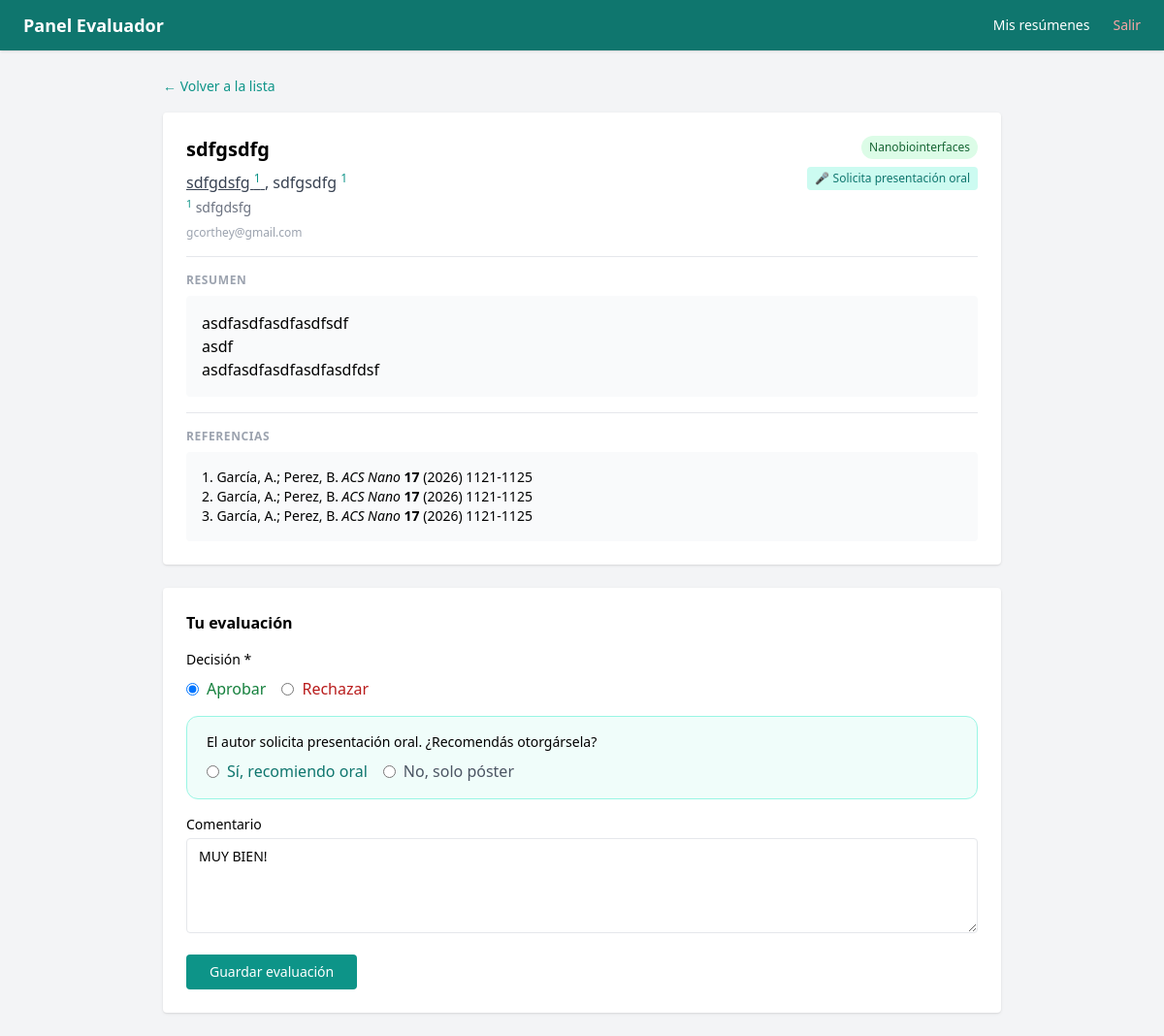
Screenshot of /eval/10 (signed in) with the database file from the repository.
### app/models.py (models this page shows)
class Abstract(Base):
    __tablename__ = "abstracts"
    id = Column(Integer, primary_key=True, index=True)
    titulo = Column(String, nullable=False)
    autor = Column(String, nullable=False)
    afiliacion = Column(String, nullable=False)
    email_autor = Column(String, nullable=False)
    contenido_html = Column(Text, nullable=False)
    presentacion_oral = Column(Integer, default=0)  # 1 = sí
    estado = Column(Enum(EstadoEnum), default=EstadoEnum.pendiente)
    fecha_envio = Column(DateTime, default=datetime.utcnow)
    reviews = relationship("Review", back_populates="abstract")
    asignaciones = relationship("Asignacion", back_populates="abstract")
    autores = relationship("Autor", back_populates="abstract", order_by="Autor.orden")
    afiliaciones = relationship("Afiliacion", back_populates="abstract", order_by="Afiliacion.orden")
    area_tematica = Column(String, nullable=True)
    referencias_html = Column(Text, nullable=True)
    tiene_referencias = Column(Integer, default=0)  # 1 = sí, 0 = no
    tipo_asignado_admin = Column(String, nullable=True)  # 'oral', 'poster', o None

class Autor(Base):
    __tablename__ = "autores"
    id = Column(Integer, primary_key=True, index=True)
    abstract_id = Column(Integer, ForeignKey("abstracts.id"), nullable=False)
    nombre = Column(String, nullable=False)
    orden = Column(Integer, nullable=False)
    es_presentador = Column(Integer, default=0)  # 1 = sí
    afiliaciones_ids = Column(String, nullable=True)  # ej: "1,2"
    abstract = relationship("Abstract", back_populates="autores")

class Afiliacion(Base):
    __tablename__ = "afiliaciones"
    id = Column(Integer, primary_key=True, index=True)
    abstract_id = Column(Integer, ForeignKey("abstracts.id"), nullable=False)
    nombre = Column(String, nullable=False)
    orden = Column(Integer, nullable=False)
    abstract = relationship("Abstract", back_populates="afiliaciones")

class Review(Base):
    __tablename__ = "reviews"
    id = Column(Integer, primary_key=True, index=True)
    abstract_id = Column(Integer, ForeignKey("abstracts.id"), nullable=False)
    evaluador_id = Column(Integer, ForeignKey("users.id"), nullable=False)
    decision = Column(Enum(EstadoEnum), nullable=True)
    comentario = Column(Text, nullable=True)
    fecha = Column(DateTime, default=datetime.utcnow)
    abstract = relationship("Abstract", back_populates="reviews")
    evaluador = relationship("User", back_populates="reviews")
    recomienda_oral = Column(Integer, nullable=True)

### app/main.py (the view)
@app.get("/eval/{abstract_id}", response_class=HTMLResponse)
def eval_detalle(
    abstract_id: int,
    request: Request,
    current_user: models.User = Depends(require_evaluador),
    recomienda_oral: int = Form(None),
    db: Session = Depends(get_db)
):
    asig = db.query(models.Asignacion).filter(
        models.Asignacion.abstract_id == abstract_id,
        models.Asignacion.evaluador_id == current_user.id
    ).first()
    if not asig:
        raise HTTPException(status_code=403, detail="No tenés acceso a este resumen")
    abstract = asig.abstract
    review = db.query(models.Review).filter(
        models.Review.abstract_id == abstract_id,
        models.Review.evaluador_id == current_user.id
    ).first()
    return templates.TemplateResponse("eval/detalle.html", {
        "request": request,
        "abstract": abstract,
        "review": review,
        "current_user": current_user
    })

### app/templates/eval/detalle.html (shortened to what this page needs)
{% extends "eval/base.html" %}
{% block content %}
<a href="/eval" class="text-teal-600 text-sm hover:underline">← Volver a la lista</a>
<div class="mt-4 bg-white rounded shadow p-6 mb-6">
    <div class="flex flex-col md:flex-row md:items-start md:justify-between mb-4 gap-3">
        <div class="flex-1">
            <h1 class="text-xl font-bold">{{ abstract.titulo | safe }}</h1>
            <p class="text-gray-700 mt-2">
                {% for autor in abstract.autores %}
                    {% if autor.es_presentador %}<span class="underline">{% endif %}
                    {{ autor.nombre }}
                    {% if autor.afiliaciones_ids %}
                        <sup class="text-teal-600 text-xs">{{ autor.afiliaciones_ids }}</sup>
                    {% endif %}
                    {% if autor.es_presentador %}</span>{% endif %}
                    {% if not loop.last %}, {% endif %}
                {% endfor %}
            </p>
            <div class="mt-1">
                {% for afil in abstract.afiliaciones %}
                    <p class="text-gray-500 text-sm">
                        <sup class="text-teal-600">{{ afil.orden }}</sup> {{ afil.nombre }}
                    </p>
                {% endfor %}
            </div>
            <p class="text-gray-400 text-xs mt-2">{{ abstract.email_autor }}</p>
        </div>
        <div class="flex flex-row md:flex-col items-start md:items-end flex-wrap gap-2 md:ml-4">
            {% set area_info = {
                '1': ('Síntesis de nanomateriales', 'bg-blue-100 text-blue-800'),
                '2': ('Autoensamblado', 'bg-purple-100 text-purple-800'),
                '3': ('Nanobiointerfaces', 'bg-green-100 text-green-800'),
                '4': ('Superficies', 'bg-orange-100 text-orange-800'),
                '5': ('Propiedades de nanomateriales','bg-yellow-100 text-yellow-800'),
                '6': ('Aplicaciones', 'bg-teal-100 text-teal-800'),
                '7': ('Nanotecnología y Salud', 'bg-red-100 text-red-800'),
            } %}
            {% set info = area_info.get(abstract.area_tematica, ('—', 'bg-gray-100 text-gray-500')) %}
            <span class="px-2 py-1 rounded-full text-xs font-medium {{ info[1] }}">{{ info[0] }}</span>
            {% if abstract.presentacion_oral %}
                <span class="bg-teal-100 text-teal-700 px-2 py-1 rounded text-xs">🎤 Solicita presentación oral</span>
            {% else %}
                <span class="bg-gray-100 text-gray-500 px-2 py-1 rounded text-xs">📋 Solo póster</span>
            {% endif %}
        </div>
    </div>
    <div class="border-t pt-4 mb-4">
        <p class="text-xs text-gray-400 font-semibold uppercase tracking-wider mb-2">Resumen</p>
        <div class="prose max-w-none bg-gray-50 rounded p-4">
            {{ abstract.contenido_html | safe }}
        </div>
    </div>
    {% if abstract.referencias_html and abstract.referencias_html != '<p><br></p>' %}
    <div class="border-t pt-4">
        <p class="text-xs text-gray-400 font-semibold uppercase tracking-wider mb-2">Referencias</p>
        <div class="prose max-w-none bg-gray-50 rounded p-4 text-sm">
            {{ abstract.referencias_html | safe }}
        </div>
    </div>
    {% endif %}
</div>
<div class="bg-white rounded shadow p-6">
    <h2 class="font-semibold mb-4">Tu evaluación</h2>
    <form method="post" action="/eval/{{ abstract.id }}">
        <div class="mb-4">
            <label class="block text-sm font-medium mb-2">Decisión *</label>
            <div class="flex gap-4">
                <label class="flex items-center gap-2 cursor-pointer">
                    <input type="radio" name="decision" value="aprobado" required
                        {% if review and review.decision and review.decision.value == 'aprobado' %}checked{% endif %}>
                    <span class="text-green-700 font-medium">Aprobar</span>
                </label>
                <label class="flex items-center gap-2 cursor-pointer">
                    <input type="radio" name="decision" value="rechazado"
                        {% if review and review.decision and review.decision.value == 'rechazado' %}checked{% endif %}>
                    <span class="text-red-700 font-medium">Rechazar</span>
                </label>
            </div>
        </div>
        {% if abstract.presentacion_oral %}
        <div class="mb-4 bg-teal-50 border border-teal-200 rounded-xl px-5 py-4">
            <label class="block text-sm font-medium mb-2">El autor solicita presentación oral. ¿Recomendás otorgársela?</label>
            <div class="flex gap-4">
                <label class="flex items-center gap-2 cursor-pointer">
                    <input type="radio" name="recomienda_oral" value="1"
                        {% if review and review.recomienda_oral == 1 %}checked{% endif %}>
                    <span class="text-teal-700 font-medium">Sí, recomiendo oral</span>
                </label>
                <label class="flex items-center gap-2 cursor-pointer">
                    <input type="radio" name="recomienda_oral" value="0"
                        {% if review and review.recomienda_oral == 0 %}checked{% endif %}>
                    <span class="text-gray-600 font-medium">No, solo póster</span>
                </label>
            </div>
        </div>
        {% endif %}
        <div class="mb-4">
            <label class="block text-sm font-medium mb-1">Comentario</label>
            <textarea name="comentario" rows="4" placeholder="Comentarios para el autor o el comité..."
                class="w-full border rounded px-3 py-2 focus:outline-none focus:ring-2 focus:ring-teal-400 text-sm">{% if review %}{{ review.comentario or '' }}{% endif %}</textarea>
        </div>
        <button class="bg-teal-600 text-white px-6 py-2 rounded hover:bg-teal-700 text-sm font-medium">
            Guardar evaluación
        </button>
    </form>
</div>
{% endblock %}

### rows the page displays
Abstract: titulo "sdfgsdfg", email_autor "gcorthey@gmail.com", contenido_html "asdfasdfasdfasdfsdf asdf asdfasdfasdfasdfasdfdsf", referencias_html "1. García, A.; Perez, B. ACS Nano 17 (2026) 1121-1125 2. García, A.; Perez, B. ACS Nano 17 (2026) 1121-1125 3. García, A.; Perez, B. ACS Nano 17 (2026) 1121-1125"
Autor: nombre "sdfgdsfg", afiliaciones_ids "1"
Autor: nombre "sdfgsdfg", afiliaciones_ids "1"
Afiliacion: orden "1", nombre "sdfgdsfg"
Review: decision "☑ Aprobar", decision "☐ Rechazar", recomienda_oral "☐ Sí, recomiendo oral", recomienda_oral "☐ No, solo póster", comentario "MUY BIEN!"

### other values shown
{{ info[0] }} "Nanobiointerfaces"
